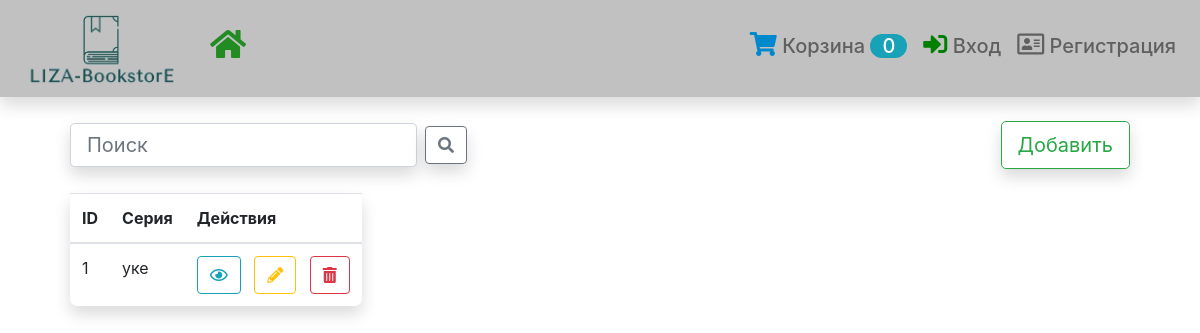
The app's page /directory/series/, older data.
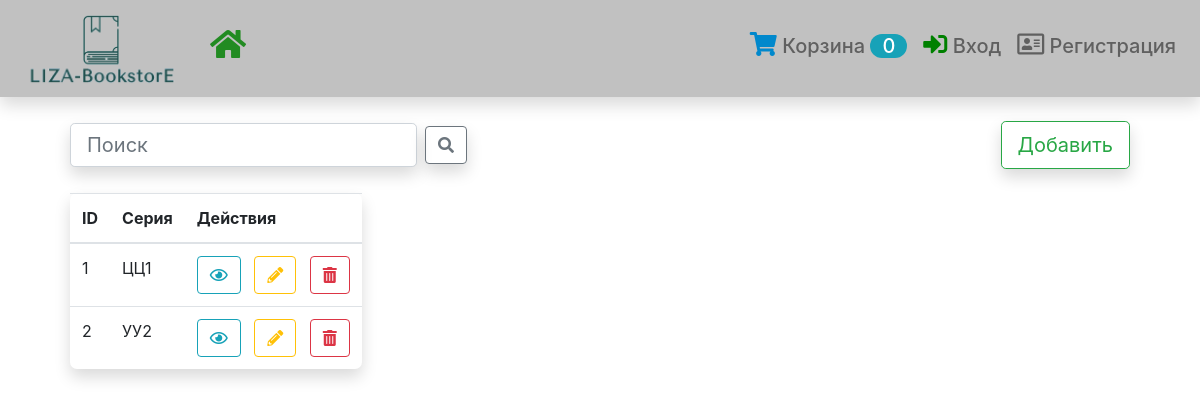
The same page, newer data.
### directory/models.py (models this page shows, shortened)
class Series(models.Model):
    name = models.CharField('Серия', max_length=120)
    description = models.TextField('Описание', null=True, blank=True)
    class Meta:
        verbose_name = 'Серия'
        verbose_name_plural = 'Серии'

### directory/views.py (the view)
# urls.py: path('series/', SeriesList.as_view(), name='series-list'),
class SeriesList(SearchLV):
    model = Series

### cart/views.py (called while the page is built)
    def get_context_data(self, **kwargs):
        context = super().get_context_data(**kwargs)
        cart_id = self.request.session.get('cart_id', '0')
        if cart_id != '0':
            context['cart_count'] = Cart.objects.get(pk=cart_id).book_in_cart_count
        else:
            context['cart_count'] = cart_id
        return context

### directory/views.py (called while the page is built)
    def get_queryset(self):
        qs = super().get_queryset()
        search = self.request.GET.get('sss', False)
        if search != 0:
            return qs.filter(Q(name__icontains=search))
        return qs

### directory/templates/directory/series_list.html (shortened to what this page needs)
{% extends 'base.html' %}
{% block content %}
<div class="form-inline">
    <form action="" method="get" class="form-inline">
        <input class="form-control mr-sm-2 btn-lg shadow" type="search" placeholder="Поиск"
               aria-label="Search"
               name="sss">
        <button class="btn btn-outline-secondary shadow" type="submit"><i class="fas fa-search"></i></button>
    </form>
    <a style="position: relative; margin-left: auto" href="{% url 'series-create' %}">
        <button class="btn btn-outline-success btn-lg my-2 my-sm-0 shadow">Добавить</button>
    </a>
</div><br>
<table class="table shadow" style="width: auto; border-radius: 7px">
    <thead>
    <tr>
        <th>ID</th>
        <th>Серия</th>
        <th>Действия</th>
    </tr>
    </thead>
    <tbody>
    {% for object in object_list %}
    <tr>
        <td>{{ object.pk }}</td>
        <td>{{ object.name }}</td>
        <td>
            <a class="btn btn-outline-info" href="{%  url 'series-detail' object.pk %}"><i class="far fa-eye"></i></a>&nbsp;&nbsp;
            <a class="btn btn-outline-warning" href="{%  url 'series-update' object.pk %}"><i class="fas fa-pencil-alt"></i></a>&nbsp;&nbsp;
            <a class="btn btn-outline-danger" href="{%  url 'series-delete' object.pk %}"><i
                    class="fas fa-trash-alt"></i></a>
        </td>
    </tr>
    {% endfor %}
    </tbody>
</table>
{% endblock %}

Row changes from the older to the newer data that the page shows:
changed Series id 1: name "уке" → "ЦЦ1"
added Series: pk "2", name "УУ2"
